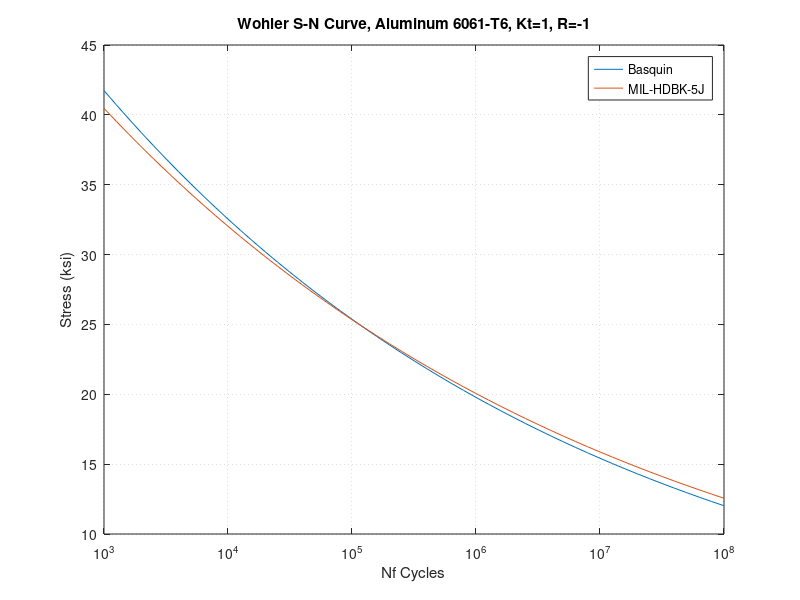

Here is the MATLAB script that generated this plot:
clear n;
clear b;
clear h;


%%%  log_Nf = A - B*log10(Seq - C );
%%%  Nf=10^(log_Nf);




A=20.68;
B=9.84;
C=0;
P=0.63;


j=1;

for i=30:80
   
    n(j)=10^(i/10);
    b(j)=(9.772e+17/n(j))^(1/9.25);
    
    seq=10^((-log10(n(j))+A)/B);
    
    h(j)=seq/(2^P);
    
    j=j+1;
    
end

figure(999);
plot(n,b,n,h);
title('Wohler S-N Curve, Aluminum 6061-T6, Kt=1, R=-1')
ylabel('Stress (ksi)');
xlabel('Nf Cycles');
legend('Basquin','MIL-HDBK-5J');
set(gca,'MinorGridLineStyle',':','GridLineStyle',':','XScale','log',...
                     'YScale','lin','XminorTick','off','YminorTick','off');
%
set(gca,'XGrid','on','GridLineStyle',':');
set(gca,'YGrid','on','GridLineStyle',':');